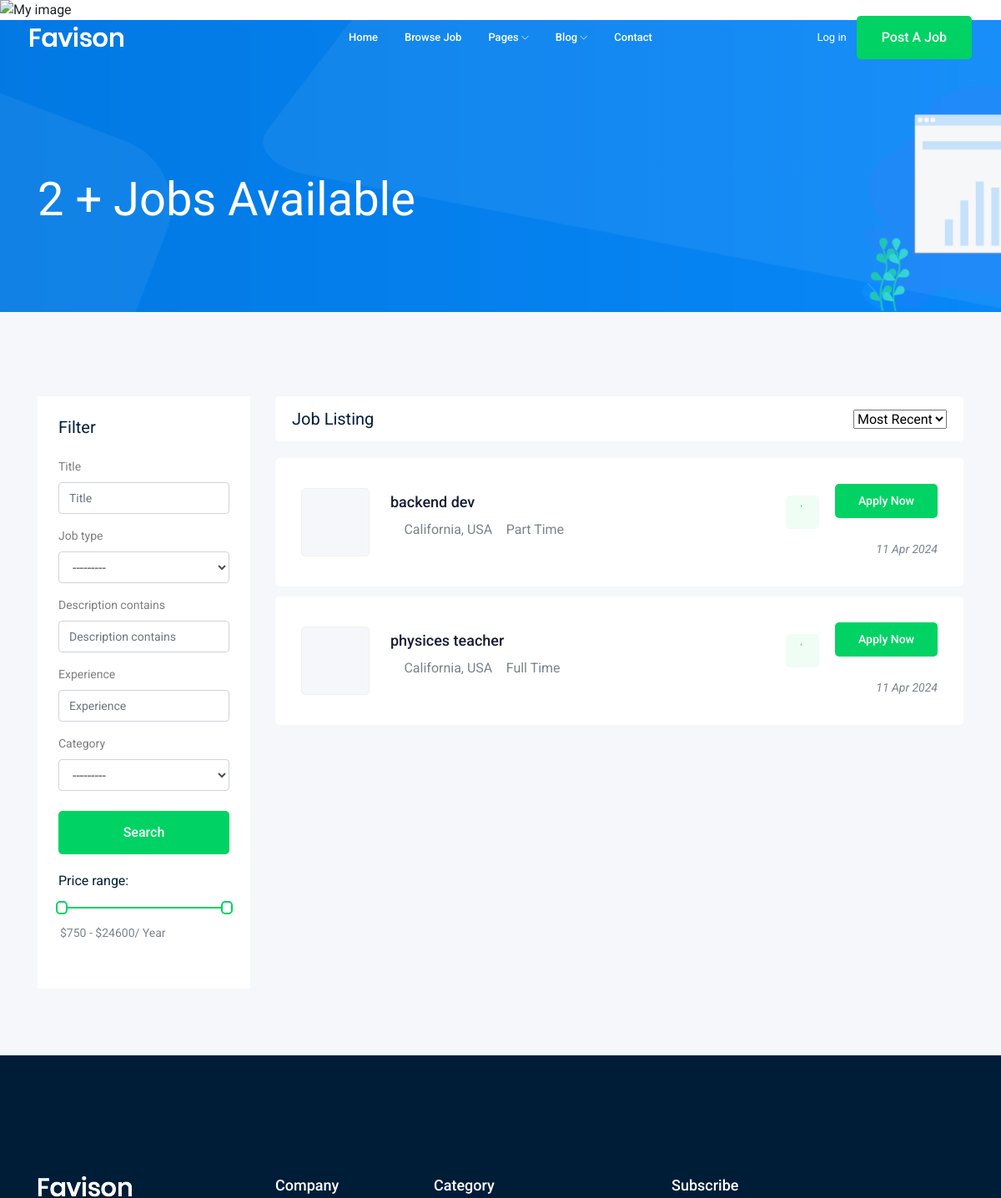
The app's page /jobs/ (upper part), older data.
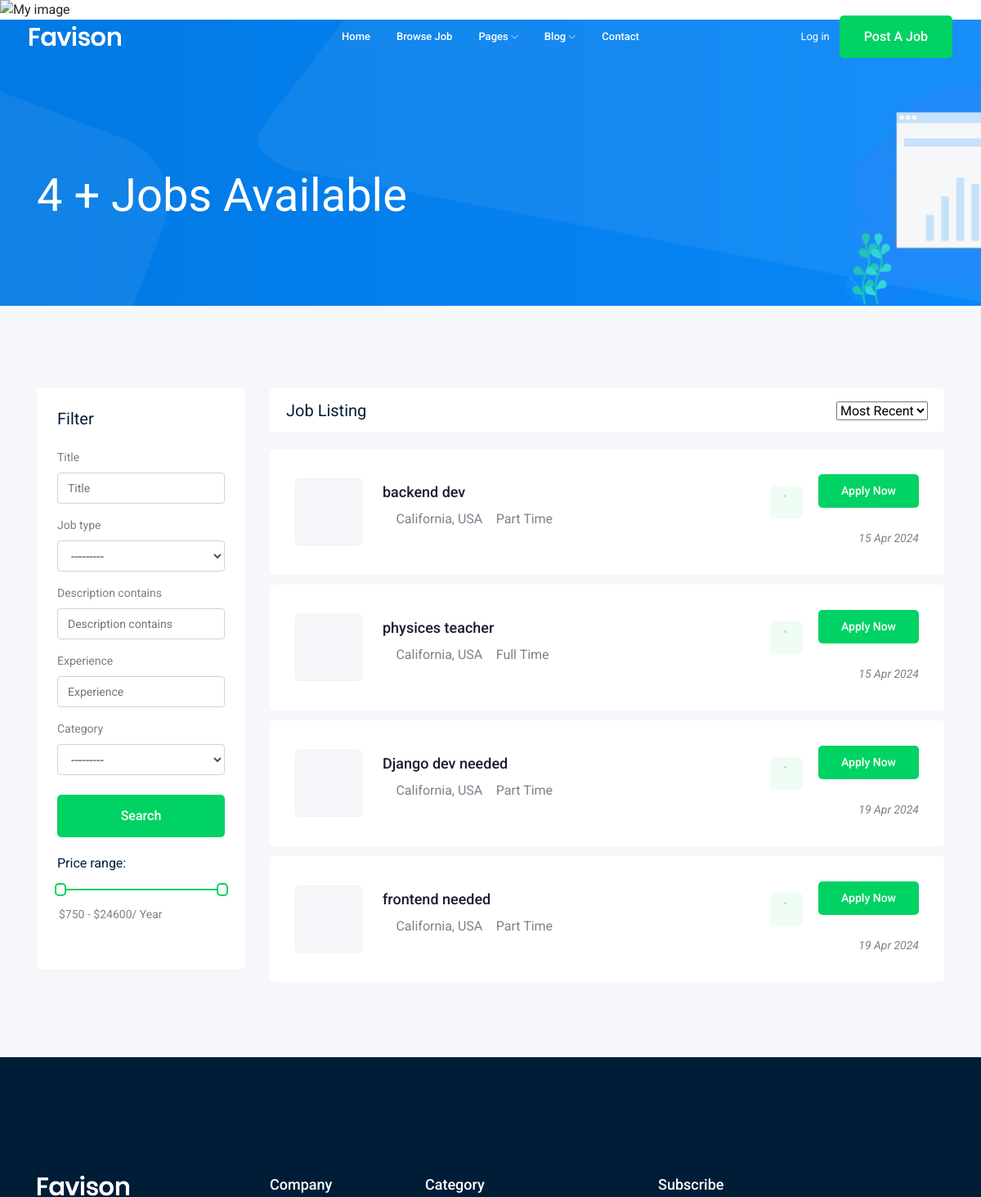
The same page, newer data.
### job/models.py (models this page shows, shortened)
class Job(models.Model): #this a model represent db tabel
    owner = models.ForeignKey(User , on_delete=models.CASCADE)
    title = models.CharField(max_length=20) # column fr
    job_type = models.CharField(max_length=15,choices=JOB_TYPE)
    Description = models.TextField(max_length=1000) # for long text
    Published_at = models.DateTimeField(auto_now=True)
    vacancy = models.IntegerField(default=1)
    salary = models.IntegerField(default=2000)
    experience = models.IntegerField(default=1)
    category = models.ForeignKey("Category",on_delete=models.CASCADE)#CASCADE = >on delete will delete evrything related to job
    image = models.ImageField(upload_to= Upload_Image)# can insert 'jobs/' as value or the func that you wrote
    slug = models.SlugField(blank=True,null=True) #to show job title in headline bar
    def __str__(self) -> str: #to show the job name instead of job oject1
        return self.title

### job/views.py (the view)
# urls.py: path('',views.job_lists,name="job_list"),# get all objects (jobs) instantiated form Class job
def job_lists(request):
    job_lists1 = Job.objects.all() # => return all objects in Job
    my_filter = JobFilter(request.GET,queryset=job_lists1)
    job_lists = my_filter.qs
    paginator = Paginator(job_lists,4)  # Show 3 contacts per page.
    page_number = request.GET.get("page")
    page_obj = paginator.get_page(page_number)
    context = {"jobs":page_obj,"job":job_lists1,"myfilter":my_filter}
    return render(request,'job/job_lists.html',context) #=> (request,templates (path),context)

### job/models.py (called while the page is built)
    def __str__(self) -> str: #to show the Category name instead of Category oject1
        return self.name

### job/templates/job/job_lists.html (shortened to what this page needs)
{% extends "base.html" %}
{% load bootstrap4 %}
{% block body %}
    <div class="bradcam_area bradcam_bg_1">
        <div class="container">
            <div class="row">
                <div class="col-xl-12">
                    <div class="bradcam_text">
                        <h3>{{job.count}} + Jobs Available</h3>{% comment %} to show the num of jobs in db {% endcomment %}
                    </div>
                </div>
            </div>
        </div>
    </div>
    <div class="job_listing_area plus_padding">
        <div class="container">
            <div class="row">
                <div class="col-lg-3">
                    <div class="job_filter white-bg">
                        <div class="form_inner white-bg">
                            <h3>Filter</h3>
                            <form  method ="GET" >
                                {% bootstrap_form myfilter.form %}
                                <input type="submit" value="search" class="boxed-btn3 w-100 mt-2">
                            </form>
                        </div>
                        <div class="range_wrap">
                            <label for="amount">Price range:</label>
                            <div id="slider-range"></div>
                            <p>
                                <input type="text" id="amount" readonly style="border:0; color:#7A838B; font-size: 14px; font-weight:400;">
                            </p>
                        </div>
                    </div>
                </div>
                <div class="col-lg-9">
                    <div class="recent_joblist_wrap">
                        <div class="recent_joblist white-bg ">
                            <div class="row align-items-center">
                                <div class="col-md-6">
                                    <h4>Job Listing</h4>
                                </div>
                                <div class="col-md-6">
                                    <div class="serch_cat d-flex justify-content-end">
                                        <select>
                                            <option data-display="Most Recent">Most Recent</option>
                                        </select>
                                    </div>
                                </div>
                            </div>
                        </div>
                    </div>
                    <div class="job_lists m-0">
                        <div class="row">
                            {% for job in jobs %}
                            <div class="col-lg-12 col-md-12">
                                <div class="single_jobs white-bg d-flex justify-content-between">
                                    <div class="jobs_left d-flex align-items-center">
                                        <div class="thumb">
                                        </div>
                                        <div class="jobs_content">
                                            <a href="{% url 'jobs:job_detail' job.slug %}"><h4>{{job}}</h4></a>
                                            <div class="links_locat d-flex align-items-center">
                                                <div class="location">
                                                    <p> <i class="fa fa-map-marker"></i> California, USA</p>
                                                </div>
                                                <div class="location">
                                                    <p> <i class="fa fa-clock-o"></i> {{job.job_type}}</p>
                                                </div>
                                            </div>
                                        </div>
                                    </div>
                                    <div class="jobs_right">
                                        <div class="apply_now">
                                            <a class="heart_mark" href="#"> <i class="fa fa-heart"></i> </a>
                                            <a href="{% url 'jobs:job_detail' job.slug %}" class="boxed-btn3">Apply Now</a>
                                        </div>
                                        <div class="date">
                                            <p>{{job.Published_at|date:'d M o'}}</p>
                                        </div>
                                    </div>
                                </div>
                            </div>
                            {% endfor %}
                        </div>
                    </div>
                </div>
            </div>
        </div>
    </div>
{% endblock body %}

### templates/base.html (shortened to what this page needs)
{% load static %}
<img src="{% static 'my_app/example.jpg' %}" alt="My image">
<!doctype html>
<html class="no-js" lang="zxx">
<head>
    <link rel="stylesheet" href="{% static 'css/bootstrap.min.css' %}">
    <link rel="stylesheet" href="{% static 'css/magnific-popup.css' %}">
    <link rel="stylesheet" href="{% static 'css/owl.carousel.min.css' %}">
    <link rel="stylesheet" href="{% static 'css/font-awesome.min.css' %}">
    <link rel="stylesheet" href="{% static 'css/themify-icons.css' %}">
    <link rel="stylesheet" href="{% static 'css/nice-select.css' %}">
    <link rel="stylesheet" href="{% static 'css/flaticon.css' %}">
    <link rel="stylesheet" href="{% static 'css/jquery-ui.css' %}">
    <link rel="stylesheet" href="{% static 'css/gijgo.css' %}">
    <link rel="stylesheet" href="{% static 'css/animate.min.css' %}">
    <link rel="stylesheet" href="{% static 'css/slicknav.css' %}"' %}>
    <link rel="stylesheet" href="{% static 'css/style.css' %}">
</head>
<body>
    <header>
        <div class="header-area ">
            <div id="sticky-header" class="main-header-area">
                <div class="container-fluid ">
                    <div class="header_bottom_border">
                        <div class="row align-items-center">
                            <div class="col-xl-3 col-lg-2">
                                <div class="logo">
                                    <a href="index.html">
                                        <img src="img/logo.png" alt="">
                                    </a>
                                </div>
                            </div>
                            <div class="col-xl-6 col-lg-7">
                                <div class="main-menu  d-none d-lg-block">
                                    <nav>
                                        <ul id="navigation">
                                            <li><a href="index.html">home</a></li>
                                            <li><a href="{% url 'jobs:job_list' %}">Browse Job</a></li>
                                            <li><a href="#">pages <i class="ti-angle-down"></i></a>
                                            </li>
                                            <li><a href="#">blog <i class="ti-angle-down"></i></a>
                                            </li>
                                            <li><a href="{% url 'contact:contact' %}">Contact</a></li>
                                        </ul>
                                    </nav>
                                </div>
                            </div>
                            <div class="col-xl-3 col-lg-3 d-none d-lg-block">
                                <div class="Appointment">
                                    {% if request.user.is_authenticated %}
                                        <div class="phone_num d-none d-xl-block">
                                            <a href="{% url 'accounts:Profile' %}">Profile</a>
                                        </div>
                                    {% else %}
                                        <div class="phone_num d-none d-xl-block">
                                            <a href="{%url 'login' %}">Log in</a>
                                        </div>
                                    {% endif %}
                                    <div class="d-none d-lg-block">
                                        <a class="boxed-btn3" href="{%url 'jobs:add_job'%}">Post a Job</a>
                                    </div>
                                </div>
                            </div>
                            <div class="col-12">
                            </div>
                        </div>
                    </div>
                </div>
            </div>
        </div>
    </header>
    {% block body %}
    {% endblock body %}
    <footer class="footer">
        <div class="footer_top">
            <div class="container">
                <div class="row">
                    <div class="col-xl-3 col-md-6 col-lg-3">
                        <div class="footer_widget wow fadeInUp" data-wow-duration="1s" data-wow-delay=".3s">
                            <div class="footer_logo">
                                <a href="#">
                                    <img src="img/logo.png" alt="">
                                </a>
                            </div>
                        </div>
                    </div>
                    <div class="col-xl-2 col-md-6 col-lg-2">
                        <div class="footer_widget wow fadeInUp" data-wow-duration="1.1s" data-wow-delay=".4s">
                            <h3 class="footer_title">
                                Company
                            </h3>
                        </div>
                    </div>
                    <div class="col-xl-3 col-md-6 col-lg-3">
                        <div class="footer_widget wow fadeInUp" data-wow-duration="1.2s" data-wow-delay=".5s">
                            <h3 class="footer_title">
                                Category
                            </h3>
                        </div>
                    </div>
                    <div class="col-xl-4 col-md-6 col-lg-4">
                        <div class="footer_widget wow fadeInUp" data-wow-duration="1.3s" data-wow-delay=".6s">
                            <h3 class="footer_title">
                                Subscribe
                            </h3>
                        </div>
                    </div>
                </div>
            </div>
        </div>
    </footer>
</body>
</html>

Row changes from the older to the newer data that the page shows:
changed Job "backend dev": Published_at "11 Apr 2024" → "15 Apr 2024"
changed Job "physices teacher": Published_at "11 Apr 2024" → "15 Apr 2024"
added Job: title "Django dev needed", job_type "Part Time", Published_at "19 Apr 2024"
added Job: title "frontend needed", job_type "Part Time", Published_at "19 Apr 2024"
Text that changed along with them:
{{ job.count }}: "2" → "4"
